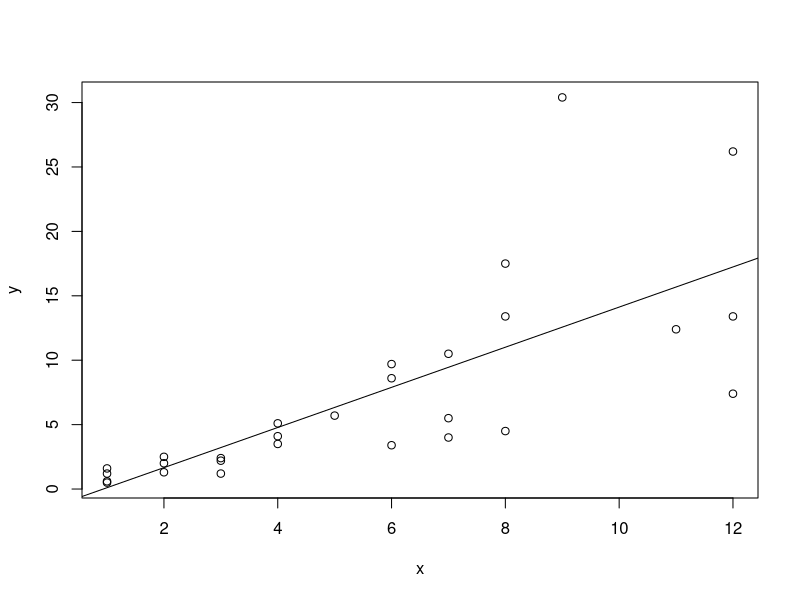
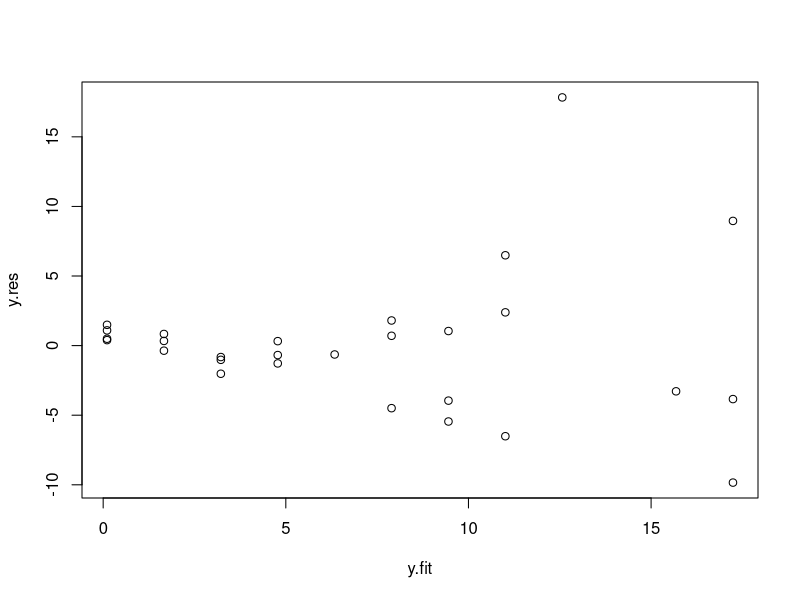
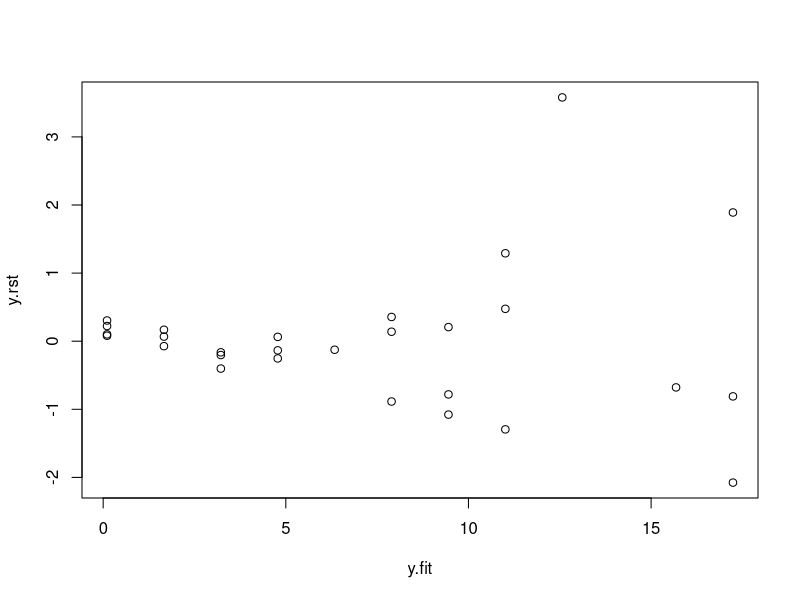
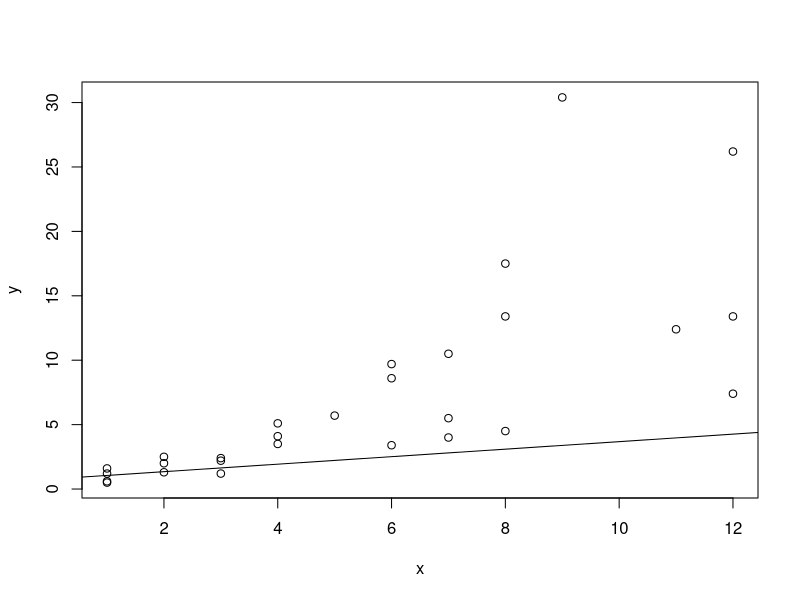
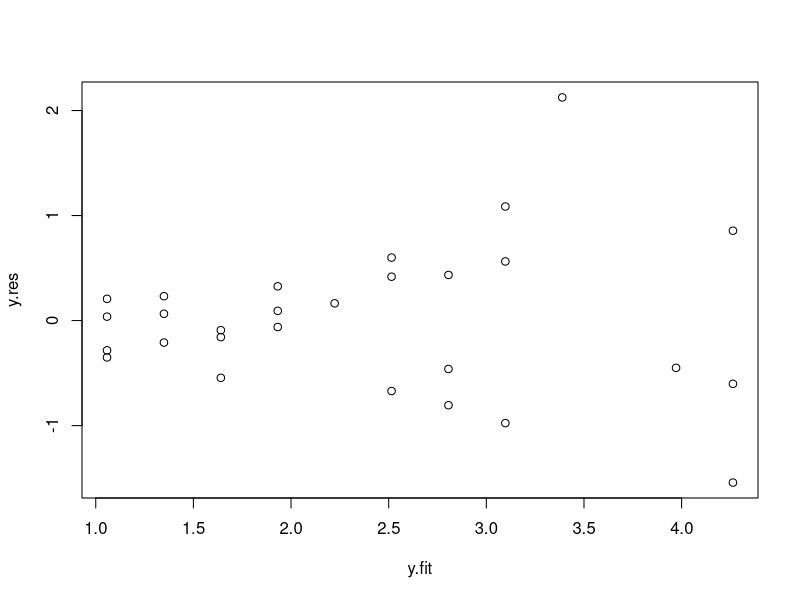
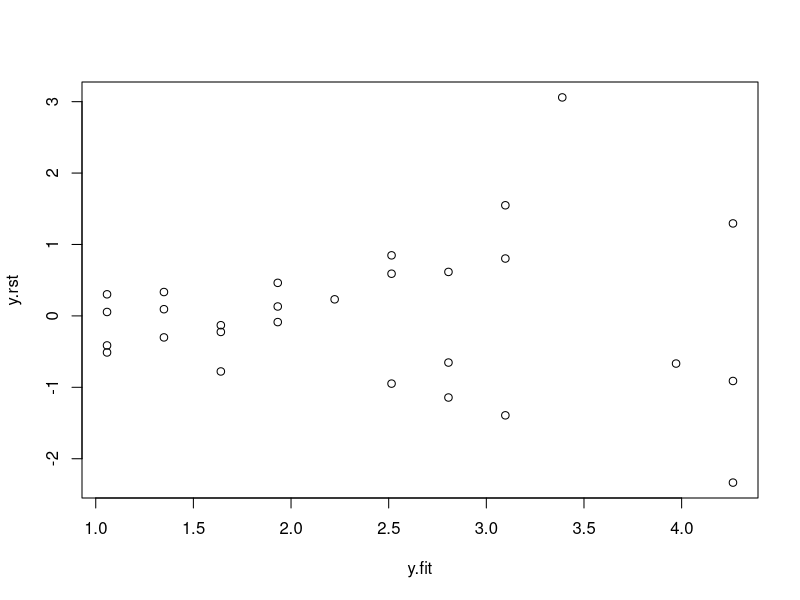

These figures' R source, in order:
#(1)
d <- data.frame(
  x = c(1, 1, 1, 1, 2, 2, 2, 3, 3, 3, 4, 4, 4, 5, 6, 6, 6, 7, 7, 7, 8, 8, 8, 9, 11, 12, 12, 12),
  y = c(0.6, 1.6, 0.5, 1.2, 2, 1.3, 2.5, 2.2, 2.4, 1.2, 3.5, 4.1, 5.1, 5.7, 3.4, 9.7, 8.6, 4, 5.5, 10.5, 17.5, 13.4, 4.5, 30.4, 12.4, 13.4, 26.2, 7.4)	
)

x = c(1, 1, 1, 1, 2, 2, 2, 3, 3, 3, 4, 4, 4, 5, 6, 6, 6, 7, 7, 7, 8, 8, 8, 9, 11, 12, 12, 12)
y = c(0.6, 1.6, 0.5, 1.2, 2, 1.3, 2.5, 2.2, 2.4, 1.2, 3.5, 4.1, 5.1, 5.7, 3.4, 9.7, 8.6, 4, 5.5, 10.5, 17.5, 13.4, 4.5, 30.4, 12.4, 13.4, 26.2, 7.4)  
lm.sol <- lm(y~x)
summary(lm.sol)
plot(y~x)
abline(lm.sol)

#(2)
#P-值=0.436>0.05, Intercept没有通过显著性检验(T检验)
#P-值=7.93e-06<0.05, x通过显著性检验(T检验)
#P-值=7.931e-06<0.05, 方程整体通过F检验

#(3)
y.res<-residuals(lm.sol)
y.fit<-predict(lm.sol)
y.rst<-rstandard(lm.sol)
plot(y.res~y.fit)
plot(y.rst~y.fit)

#从图形上看，误差并不呈现等方差,总体呈现喇叭口的样子

#(4)
lm.new<-update(lm.sol, sqrt(.)~.)
summary(lm.new)
plot(y~x)
abline(lm.new)
y.res<-residuals(lm.new)
y.fit<-predict(lm.new)
y.rst<-rstandard(lm.new)
plot(y.res~y.fit)
plot(y.rst~y.fit)
